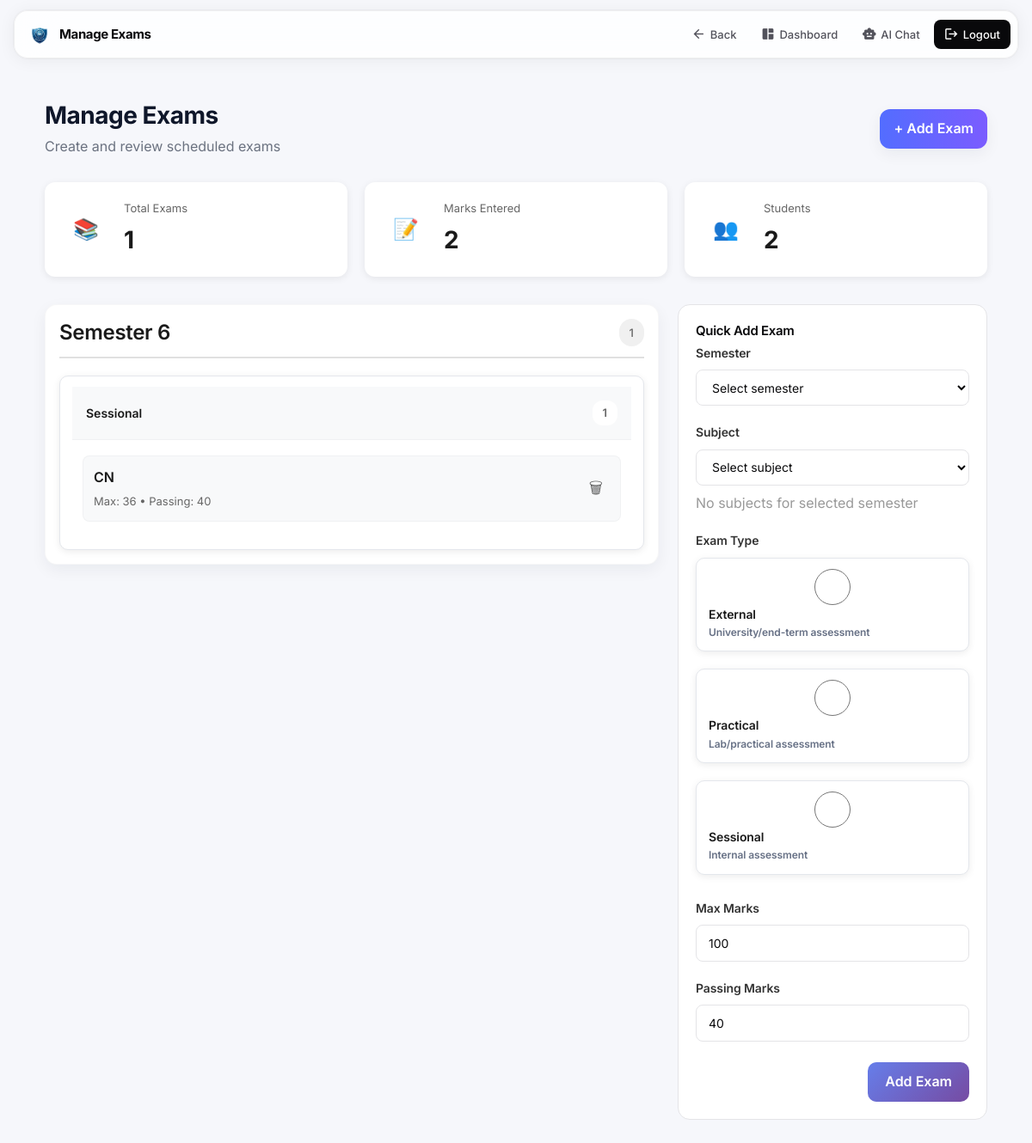
Screenshot of /admin_app/admin_dashboard/manage_exams/ (signed in) with the database file from the repository.
### admin_app/models.py (models this page shows, shortened)
class ExamSchedule(models.Model):
    STATUS_CHOICES = [
        ('scheduled', 'Scheduled'),
        ('completed', 'Completed'),
        ('cancelled', 'Cancelled'),
        ('rescheduled', 'Rescheduled'),
    ]
    subject = models.ForeignKey(Subject, on_delete=models.PROTECT, related_name='exam_schedules')
    exam_type = models.ForeignKey(ExamType, on_delete=models.PROTECT, related_name='exam_schedules')
    academic_year = models.CharField(max_length=10)  # e.g., "2025-26"
    exam_date = models.DateField()
    start_time = models.TimeField()
    end_time = models.TimeField()
    duration_minutes = models.IntegerField()
    max_marks = models.IntegerField(default=100)
    passing_marks = models.IntegerField(default=40)
    room_number = models.CharField(max_length=20, blank=True, null=True)
    invigilator = models.ForeignKey(Faculty, on_delete=models.SET_NULL, null=True, blank=True, related_name='invigilated_exams')
    status = models.CharField(max_length=20, choices=STATUS_CHOICES, default='scheduled')
    created_at = models.DateTimeField(auto_now_add=True)
    class Meta:
        ordering = ['exam_date', 'start_time', 'subject']
        unique_together = ['subject', 'exam_type', 'academic_year']

class ExamType(models.Model):
    name = models.CharField(max_length=50, unique=True)  # Regular, Remedial, External
    description = models.TextField(blank=True)
    is_mandatory = models.BooleanField(default=True)

class Subject(models.Model):
    code = models.CharField(max_length=20, unique=True)   # e.g., "23CE610"
    name = models.CharField(max_length=200, unique=True)  # e.g., "ADVANCED COMPUTER ARCHITECTURE"
    credits = models.IntegerField(default=4)
    semester = models.IntegerField(choices=[(i, f"Semester {i}") for i in range(1, 9)])
    is_elective = models.BooleanField(default=False)
    department = models.ForeignKey(Department, on_delete=models.PROTECT, related_name='subjects')
    syllabus_url = models.URLField(blank=True, null=True)
    created_at = models.DateTimeField(auto_now_add=True)
    class Meta:
        ordering = ['semester', 'code']
        unique_together = ['code', 'department']

### admin_app/exam_views.py (the view)
# urls.py: path("admin_dashboard/manage_exams/", exam_views.manage_exams, name="manage_exams"),
@staff_member_required
def manage_exams(request):
    default_exam_types = [
        ("Sessional", "Internal assessment"),
        ("External", "University/end-term assessment"),
        ("Practical", "Lab/practical assessment"),
    ]
    if not ExamType.objects.exists():
        for name, description in default_exam_types:
            ExamType.objects.get_or_create(
                name=name,
                defaults={"description": description, "is_mandatory": True},
            )
    exams = ExamSchedule.objects.all().select_related('subject', 'exam_type').order_by('subject__semester', 'exam_type', 'subject__name')
    exams_by_semester = defaultdict(lambda: defaultdict(list))
    for exam in exams:
        exams_by_semester[exam.subject.semester][exam.exam_type.name].append(exam)
    total_exams = exams.count()
    total_marks_entered = ExamMarks.objects.filter(marks_obtained__isnull=False).count()
    total_students = Student.objects.count()
    exams_by_semester = {sem: dict(types) for sem, types in exams_by_semester.items()}
    semesters = sorted(exams_by_semester.keys()) if exams_by_semester else []
    semester_counts = {}
    for sem, types in exams_by_semester.items():
        total_count = sum(len(exams_list) for exams_list in types.values())
        semester_counts[sem] = {
            'total': total_count,
            'types': {exam_type: len(exams_list) for exam_type, exams_list in types.items()}
        }
    subjects = Subject.objects.all().order_by('name')
    exam_types = ExamType.objects.all().order_by('name')
    context = {
        'exams_by_semester': exams_by_semester,
        'semesters': semesters,
        'total_exams': total_exams,
        'total_marks_entered': total_marks_entered,
        'total_students': total_students,
        'subjects': subjects,
        'exam_types': exam_types,
        'semester_range': range(1, 9),
        'semester_counts': semester_counts,
    }
    return render(request, 'admin_app/manage_exams.html', context)

### project1/context_processors.py (called while the page is built)
def session_timeout(request):
    return {
        'SESSION_TIMEOUT_SECONDS': getattr(settings, 'SESSION_COOKIE_AGE', 1800),
    }

### student_app/templatetags/custom_filters.py (called while the page is built)
@register.filter(name='get_item')
def get_item(dictionary, key):
    if dictionary is None:
        return None
    if hasattr(dictionary, 'get'):
        return dictionary.get(key)
    return None

### admin_app/templates/admin_app/manage_exams.html (shortened to what this page needs)
{% extends "layout.html" %}
{% load custom_filters %}
{% block nav_title %}Manage Exams{% endblock %}
{% block container %}
<div class="exam-management-container">
    <div class="page-header">
        <div>
            <h1>Manage Exams</h1>
            <div class="subtitle">Create and review scheduled exams</div>
        </div>
        <div>
            <button class="btn-add-exam" onclick="showAddExamModal()">+ Add Exam</button>
        </div>
    </div>
    <div class="stats-grid">
        <div class="stat-card">
            <div class="stat-icon">📚</div>
            <div>
                <div class="stat-label">Total Exams</div>
                <div class="stat-value">{{ total_exams }}</div>
            </div>
        </div>
        <div class="stat-card">
            <div class="stat-icon">📝</div>
            <div>
                <div class="stat-label">Marks Entered</div>
                <div class="stat-value">{{ total_marks_entered }}</div>
            </div>
        </div>
        <div class="stat-card">
            <div class="stat-icon">👥</div>
            <div>
                <div class="stat-label">Students</div>
                <div class="stat-value">{{ total_students }}</div>
            </div>
        </div>
    </div>
    <div class="layout-row">
        <div class="main-col">
            {% for sem in semesters %}
                <section class="semester-section">
                    <div class="semester-header">
                        <h2>Semester {{ sem }}</h2>
                        <div class="exam-count">{{ semester_counts|get_item:sem|get_item:'total' }}</div>
                    </div>
                    <div class="exam-types-grid">
                        {% with sem_dict=exams_by_semester|get_item:sem %}
                        {% for exam_type, exams_list in sem_dict.items %}
                            <div class="exam-type-card {{ exam_type|slugify }}">
                                <div class="exam-type-header">
                                    <div class="exam-type-title">{{ exam_type }}</div>
                                    <div class="exam-badge">{{ exams_list|length }}</div>
                                </div>
                                <div class="exam-list">
                                    {% for exam in exams_list %}
                                        <div class="exam-item">
                                            <div class="exam-info">
                                                <div class="exam-subject">{{ exam.subject.name }}</div>
                                                <div class="exam-marks">Max: {{ exam.max_marks }} • Passing: {{ exam.passing_marks }}</div>
                                            </div>
                                            <div class="exam-actions">
                                                <button class="btn-delete" onclick="deleteExam({{ exam.id }}, '{{ exam.subject.name|escapejs }}')">🗑</button>
                                            </div>
                                        </div>
                                    {% empty %}
                                        <div class="no-exams">No exams scheduled for this type.</div>
                                    {% endfor %}
                                </div>
                            </div>
                        {% endfor %}
                        {% endwith %}
                    </div>
                </section>
            {% empty %}
                <div class="empty-state">
                    <div class="empty-icon">📭</div>
                    <h3>No exams scheduled</h3>
                    <p>Use the Add Exam button to create the first exam.</p>
                </div>
            {% endfor %}
        </div>
        <aside>
            <div class="card">
                <div class="card-body">
                    <h3 class="card-title">Quick Add Exam</h3>
                    <form method="post" action="{% url 'admin_app:add_exam' %}">
                        <div class="form-group">
                            <label>Semester</label>
                            <select id="examSemesterSelect" name="semester" class="form-control">
                                <option value="">Select semester</option>
                            </select>
                        </div>
                        <div class="form-group">
                            <label>Subject</label>
                            <select id="examSubjectSelect" name="subject" class="form-control">
                                <option value="">Select subject</option>
                            </select>
                            <div id="noExamSubjectsMsg" style="display:none;margin-top:8px;color:#999">No subjects for selected semester</div>
                        </div>
                        <div class="form-group">
                            <label>Exam Type</label>
                            <div class="exam-type-options">
                                {% for et in exam_types %}
                                    <label class="exam-type-card">
                                        <input type="radio" name="exam_type" value="{{ et.id }}"> <div class="exam-type-title">{{ et.name }}</div>
                                        <div class="exam-type-desc">{{ et.description }}</div>
                                    </label>
                                {% endfor %}
                            </div>
                        </div>
                        <div class="form-group">
                            <label>Max Marks</label>
                            <input class="form-control" type="number" name="max_marks" value="100" />
                        </div>
                        <div class="form-group">
                            <label>Passing Marks</label>
                            <input class="form-control" type="number" name="passing_marks" value="40" />
                        </div>
                        <div class="modal-actions">
                            <button type="submit" class="btn-submit">Add Exam</button>
                        </div>
                    </form>
                </div>
            </div>
        </aside>
    </div>
</div>
{% endblock %}

### rows the page displays
ExamSchedule: name "Sessional", exams_list "1", subject.name "CN", max_marks "36", passing_marks "40"
ExamType: name "External", description "University/end-term assessment"
ExamType: name "Practical", description "Lab/practical assessment"
ExamType: name "Sessional", description "Internal assessment"

### other values shown
{{ total_exams }} "1"
{{ total_marks_entered }} "2"
{{ total_students }} "2"
{{ sem }} "6"
{{ semester_counts|get_item:sem|get_item:'total' }} "1"
